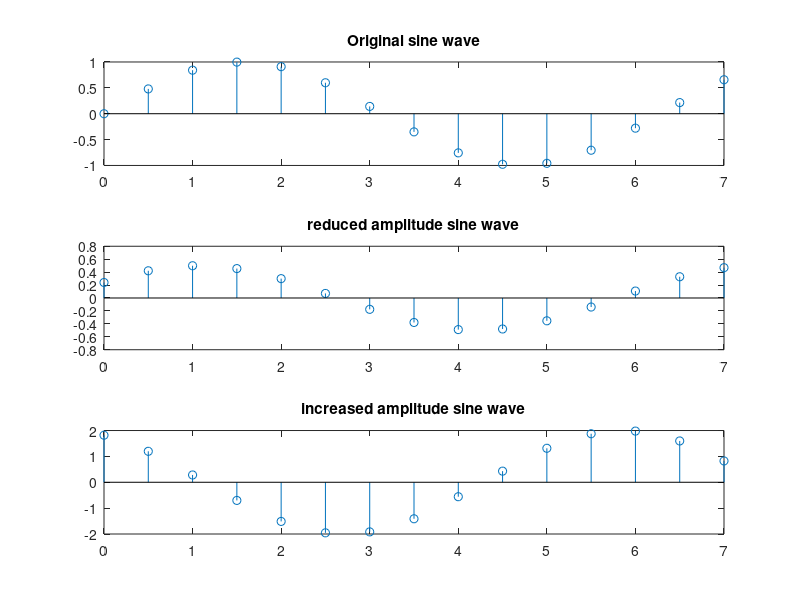

MATLAB code for this plot:
clc;
clear all;
close all;
t=0:0.5:7;
a1=0.5;
a2=2;
Am=1;
y1=Am*sin(t);
y2=a1*Am*sin(t+a1);
y3=a2*Am*sin(t+a2);
figure;
subplot(3,1,1);
stem(t,y1);
title('Original sine wave')
subplot(3,1,2);
stem(t,y2);
title('reduced amplitude sine wave')
subplot(3,1,3);
stem(t,y3);
title('increased amplitude sine wave');
